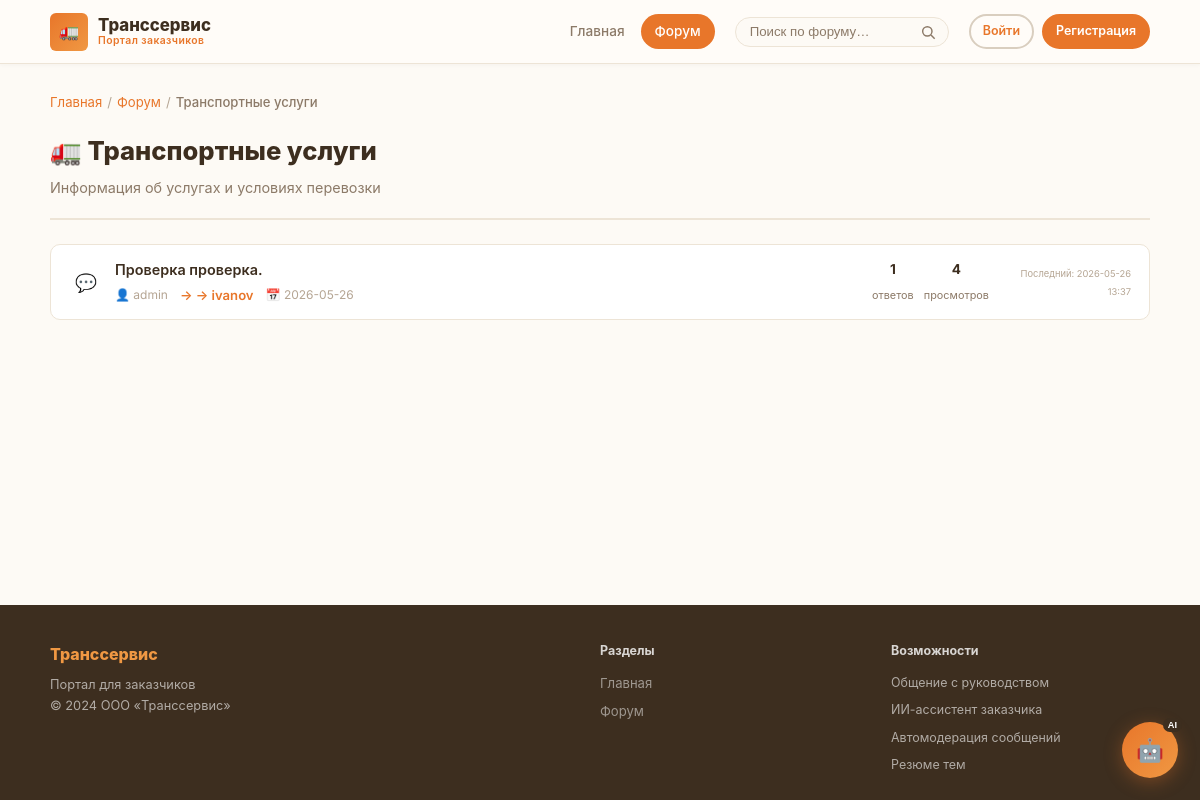
The page /forum/category/4 on the database its author committed.
### tables this page shows
CREATE TABLE categories (
        id INTEGER PRIMARY KEY AUTOINCREMENT,
        name TEXT NOT NULL UNIQUE,
        description TEXT,
        icon TEXT DEFAULT ' '
    );

CREATE TABLE topics (
        id INTEGER PRIMARY KEY AUTOINCREMENT,
        category_id INTEGER NOT NULL REFERENCES categories(id),
        user_id INTEGER NOT NULL REFERENCES users(id),
        title TEXT NOT NULL,
        created_at TEXT NOT NULL,
        views INTEGER DEFAULT 0,
        is_pinned INTEGER DEFAULT 0,
        is_closed INTEGER DEFAULT 0
    , report_count INTEGER NOT NULL DEFAULT 0, is_reported INTEGER NOT NULL DEFAULT 0, addressed_to_user_id INTEGER REFERENCES users(id), attachment_path TEXT, attachment_filename TEXT);

### app.py (the view)
@app.route("/forum/category/<int:cat_id>")
def category(cat_id):
    cat = get_category_by_id(cat_id)
    if not cat:
        abort(404)
    page = request.args.get("page", 1, type=int)
    topics, total = get_topics_by_category(cat_id, page)
    total_pages = max(1, (total + Config.POSTS_PER_PAGE - 1) // Config.POSTS_PER_PAGE)
    return render_template("category.html", category=cat, topics=topics, page=page, total_pages=total_pages)

### app.py (called while the page is built)
@app.context_processor
def inject_globals():
    user = None
    if "user_id" in session:
        user = get_user_by_id(session["user_id"])
    return {"current_user": user}

### models.py (called while the page is built)
def get_connection():
    conn = sqlite3.connect(Config.DATABASE_PATH)
    conn.row_factory = sqlite3.Row
    conn.execute("PRAGMA foreign_keys = ON")
    return conn

def get_category_by_id(cat_id):
    conn = get_connection()
    row = conn.execute("SELECT * FROM categories WHERE id=?", (cat_id,)).fetchone()
    conn.close()
    return dict(row) if row else None

### templates/category.html (shortened to what this page needs)
{% extends "base.html" %}
{% block content %}
<nav class="breadcrumb">
  <a href="{{ url_for('index') }}">Главная</a> /
  <a href="{{ url_for('forum') }}">Форум</a> /
  <span>{{ category.name }}</span>
</nav>
<div class="page-header">
  <div class="page-header-left">
    <h1>{{ category.icon }} {{ category.name }}</h1>
    <p>{{ category.description }}</p>
  </div>
</div>
<div class="topics-list">
  {% for t in topics %}
  <a href="{{ url_for('topic', topic_id=t.id) }}"
     class="topic-row {% if t.is_pinned %}topic-pinned{% endif %}">
    <div class="topic-icon">
      {% if t.is_pinned %}📌
      {% elif t.is_closed %}🔒
      {% else %}💬{% endif %}
    </div>
    <div class="topic-main">
      <h3 class="topic-title">
        {{ t.title }}
      </h3>
      <div class="topic-meta">
        <span>👤 {{ t.username }}</span>
        {% if t.addressed_to_username %}
          <span class="topic-addressee">→ {{ t.addressed_to_username }}</span>
        {% endif %}
        <span>📅 {{ t.created_at[:10] }}</span>
      </div>
    </div>
    <div class="topic-stats">
      <div class="tstat">
        <strong>{{ t.reply_count }}</strong>
        <small>ответов</small>
      </div>
      <div class="tstat">
        <strong>{{ t.views }}</strong>
        <small>просмотров</small>
      </div>
    </div>
    <div class="topic-last">
      {% if t.last_post_at %}
        <small>Последний: {{ t.last_post_at[:16].replace('T',' ') }}</small>
      {% endif %}
    </div>
  </a>
  {% endfor %}
</div>
{% endblock %}

### static/css/main.css (style rules this page uses)
:root { --orange: #e8762a; --orange-soft: #f09843; --orange-pale: #fef3e2; --orange-glow: rgba(232,118,42,.10); --cream: #fdfaf5; --cream-dark: #f7f0e6; --warm-white: #fffcf8; --sand: #ede4d6; --sand-dark: #d9cebf; --text: #3d2e1f; --text-muted: #8c7a68; --text-faint: #b5a593; --green: #4caf50; --red: #d84040; --yellow: #e6a817; --blue: #4a90d9; --radius: 10px; --radius-sm: 6px; --radius-lg: 14px; --shadow: 0 2px 8px rgba(61,46,31,.06), 0 1px 3px rgba(61,46,31,.04); --shadow-lg: 0 8px 30px rgba(61,46,31,.10); --transition: .2s ease; --header-h: 64px; --container: 1140px; }
*, *::before, *::after { box-sizing: border-box; margin: 0; padding: 0; }
html { scroll-behavior: smooth; }
body { font-family: 'Inter', -apple-system, BlinkMacSystemFont, sans-serif; background: var(--cream); color: var(--text); line-height: 1.65; min-height: 100vh; display: flex; flex-direction: column; }
a { color: var(--orange); text-decoration: none; transition: color var(--transition); }
.page-header { display: flex; align-items: flex-start; justify-content: space-between; gap: 16px; margin-bottom: 24px; padding-bottom: 18px; border-bottom: 2px solid var(--sand); }
.page-header h1 { font-size: 1.6rem; font-weight: 800; color: var(--text); margin-bottom: 4px; }
.page-header p { color: var(--text-muted); font-size: .9rem; }
.breadcrumb { display: flex; align-items: center; flex-wrap: wrap; gap: 5px; font-size: .82rem; color: var(--text-faint); margin-bottom: 16px; }
.breadcrumb a { color: var(--orange); }
.breadcrumb span { color: var(--text-muted); font-weight: 500; }

### static/css/forum.css (style rules this page uses)
.topics-list { display: flex; flex-direction: column; gap: 4px; }
.topic-row { display: grid; grid-template-columns: 34px 1fr 95px 130px; align-items: center; gap: 12px; padding: 13px 18px; background: #fff; border: 1px solid var(--sand); border-radius: var(--radius); text-decoration: none; color: var(--text); transition: all var(--transition); }
.topic-icon { font-size: 1.1rem; text-align: center; color: var(--text-faint); }
.topic-title { font-size: .9rem; font-weight: 600; color: var(--text); margin-bottom: 3px; display: flex; align-items: center; gap: 6px; flex-wrap: wrap; }
.topic-meta { display: flex; gap: 12px; font-size: .75rem; color: var(--text-faint); }
.topic-stats { display: flex; gap: 10px; justify-content: flex-end; }
.tstat { text-align: center; }
.tstat strong { display: block; font-size: .85rem; font-weight: 700; color: var(--text); }
.tstat small { font-size: .68rem; color: var(--text-muted); }
.topic-last { font-size: .7rem; color: var(--text-faint); text-align: right; }
.topic-addressee { color: var(--orange); font-weight: 600; font-size: .82rem; }
.topic-addressee::before { content: "→ "; }

### rows shown on the page
categories: name "Транспортные услуги", icon "🚛", description "Информация об услугах и условиях перевозки"
topics: title "Проверка проверка.", username "admin", addressed_to_username "ivanov", created_at "2026-05-26", reply_count "1", views "4", last_post_at "2026-05-26 13:37"

### other values the page prints
{{ 2024 }} "2024"
